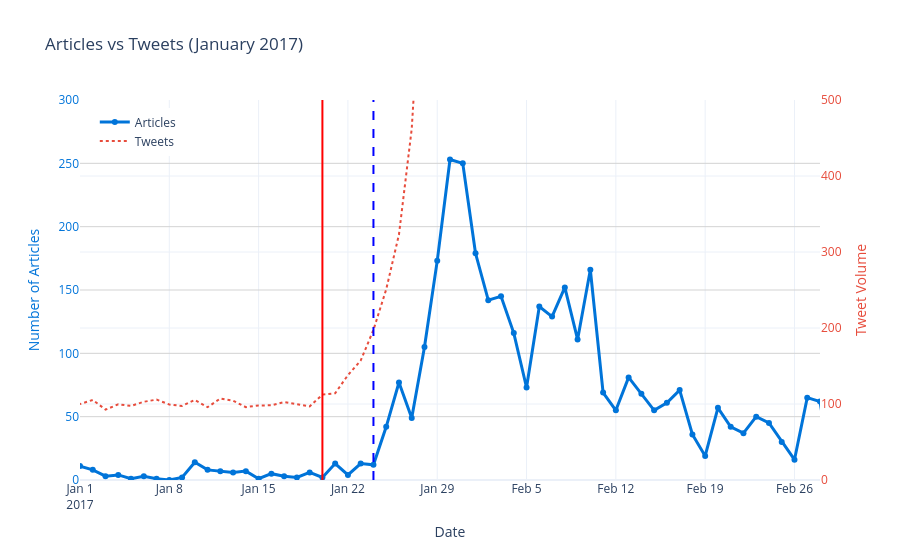

This figure's notebook cell:
### Markdown cell above
Graphing tweet data in comparison to article data.

### Code cell
# Tweets to daily averages
df_daily_tweets = df_tweets["Tweet Volume"].resample("D").mean().reset_index()

fig = go.Figure()

# Articles 
fig.add_trace(
    go.Scatter(
        x=daily_counts_df["Date"],
        y=daily_counts_df["Count"],
        name="Articles",
        line=dict(color="#0074D9", width=3),
        mode="lines+markers",
        yaxis="y1"
    )
)

# Tweets
fig.add_trace(
    go.Scatter(
        x=df_daily_tweets["Datetime"],
        y=df_daily_tweets["Tweet Volume"],
        name="Tweets",
        line=dict(color="#E74C3C", width=2, dash="dot"),
        mode="lines",
        yaxis="y2"
    )
)


fig.update_layout(
    title="Articles vs Tweets (January 2017)",
    template="plotly_white",
    hovermode="x unified",
    xaxis=dict(title="Date",range=[datetime(2017, 1, 1), datetime(2017, 2, 28)]),

    # Articles: left y axis
    yaxis=dict(
        title=dict(text="Number of Articles", font=dict(color="#0074D9")),
        tickfont=dict(color="#0074D9"),
        showgrid=True,
        gridcolor="LightGrey",
        range=[0,300]
    ),

    # Tweets: right y axis
    yaxis2=dict(
        title=dict(text="Tweet Volume", font=dict(color="#E74C3C")),
        tickfont=dict(color="#E74C3C"),
        anchor="x",
        overlaying="y",
        side="right",
        range=[0,500]
    ),

    legend=dict(x=0.02, y=0.98),
)

# event marker for when the Twitter data should start to increase

fig.add_vline(
    x=trend,  
    line_dash="solid",
    line_color="red"
)

fig.add_annotation(
    x=(datetime(2017, 1, 23),'Spike'),
    y=max(daily_counts_df["Count"].max(), df_daily_tweets["Tweet Volume"].max()),  # place at top
    text="Event (Jan 23)",
    showarrow=True,
    arrowhead=2,
    arrowcolor="red",
    yshift=10
)

fig.add_vline(
    x=datetime(2017, 1, 24), # Hardcoding in when a increase happens
    line_dash='dash',
    line_color='blue'
)

fig.show()
